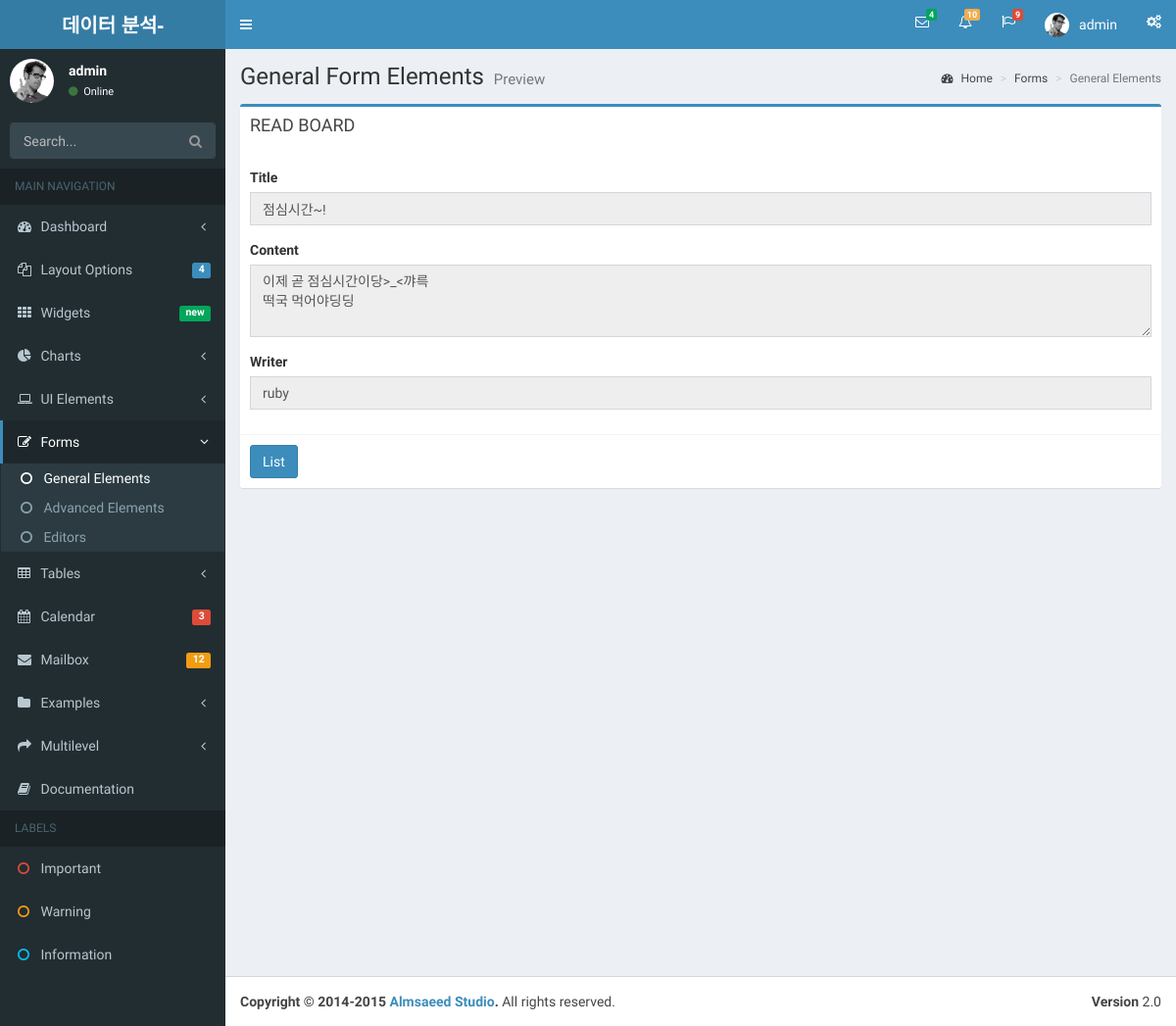
/bbs/bbs_read/2 (signed in), run on the app's committed database.
### bbsApp/models.py (models this page shows, shortened)
class Bbs(models.Model) :
    title   = models.CharField(max_length=100)
    writer  = models.CharField(max_length=100)
    content = models.TextField()
    regdate = models.DateTimeField(default=timezone.now)
    viewcnt = models.IntegerField(default=0)

### bbsApp/views.py (the view)
# urls.py: path('bbs_read/<int:id>',   views.bbs_read,         name='bbs_read'),
def bbs_read(request, id) :
    print('request bbs_read param id - ', id)
    board = Bbs.objects.get(id=id)
    board.viewcnt = board.viewcnt + 1
    board.save()
    context = {'board' : board,
               'name'   : request.session['user_name'],
               'id'     : request.session['user_id']
               }
    return render(request, 'read.html', context)

### bbsApp/templates/read.html (shortened to what this page needs)
{% include 'header.html' %}
{% block content %}
<section class="content">
	<div class="row">
		<div class="col-md-12">
			<div class="box box-primary">
				<div class="box-header">
					<h3 class="box-title">READ BOARD</h3>
				</div>
<div class="box-body">
	<div class="form-group">
		<label for="exampleInputEmail1">Title</label> <input type="text"
			name='title' class="form-control" value="{{board.title}}"
			readonly="readonly">
	</div>
	<div class="form-group">
		<label for="exampleInputPassword1">Content</label>
		<textarea class="form-control" name="content" rows="3"
			readonly="readonly">{{board.content}}</textarea>
	</div>
	<div class="form-group">
		<label for="exampleInputEmail1">Writer</label> <input type="text"
			name="writer" class="form-control" value="{{board.writer}}"
			readonly="readonly">
	</div>
</div>
<div class="box-footer">
	<button type="button" class="btn btn-primary" id ="listBtn">List</button>
</div>
			</div>
		</div>
	</div>
</section>
</div>
{% endblock %}
{% include 'footer.html' %}

### data on the page
Bbs: title "점심시간~!", content "이제 곧 점심시간이당>_<꺄륵 떡국 먹어야딩딩", writer "ruby"

### other printed values
{{ name }} "admin"
